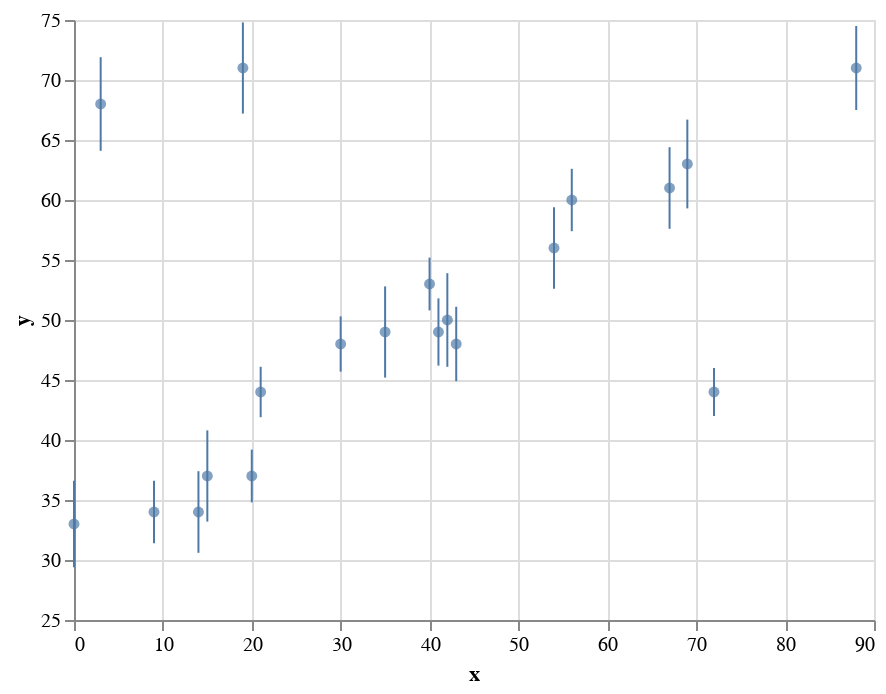

The notebook cell this image was saved under:
### Code cell
error_bars = (
    altair.Chart(df_obs)
    .mark_errorbar(color=BLUE)
    .encode(altair.X("x"), altair.Y("y"), altair.YError("err"))
)
points = (
    altair.Chart(df_obs)
    .mark_circle(color=BLUE)
    .encode(x=altair.X("x"), y=altair.Y("y", scale=altair.Scale(zero=False)))
)
points + error_bars

### Figure 1 — Vega-Lite specification as saved in the notebook (floating-point values rounded to 4 significant figures)
{"$schema": "https://vega.github.io/schema/vega-lite/v4.17.0.json", "config": {"view": {"continuousHeight": 300, "continuousWidth": 400}}, "data": {"name": "data-f3d943561f3e17e4f3ee5f1e4a597fcc"}, "datasets": {"data-f3d943561f3e17e4f3ee5f1e4a597fcc": [{"err": 3.6, "x": 0, "y": 33}, {"err": 3.9, "x": 3, "y": 68}, {"err": 2.6, "x": 9, "y": 34}, {"err": 3.4, "x": 14, "y": 34}, {"err": 3.8, "x": 15, "y": 37}, {"err": 3.8, "x": 19, "y": 71}, {"err": 2.2, "x": 20, "y": 37}, {"err": 2.1, "x": 21, "y": 44}, {"err": 2.3, "x": 30, "y": 48}, {"err": 3.8, "x": 35, "y": 49}, {"err": 2.2, "x": 40, "y": 53}, {"err": 2.8, "x": 41, "y": 49}, {"err": 3.9, "x": 42, "y": 50}, {"err": 3.1, "x": 43, "y": 48}, {"err": 3.4, "x": 54, "y": 56}, {"err": 2.6, "x": 56, "y": 60}, {"err": 3.4, "x": 67, "y": 61}, {"err": 3.7, "x": 69, "y": 63}, {"err": 2, "x": 72, "y": 44}, {"err": 3.5, "x": 88, "y": 71}]}, "layer": [{"encoding": {"x": {"field": "x", "type": "quantitative"}, "y": {"field": "y", "scale": {"zero": false}, "type": "quantitative"}}, "mark": {"color": "#4e79a7", "type": "circle"}}, {"encoding": {"x": {"field": "x", "type": "quantitative"}, "y": {"field": "y", "type": "quantitative"}, "yError": {"field": "err"}}, "mark": {"color": "#4e79a7", "type": "errorbar"}}]}
